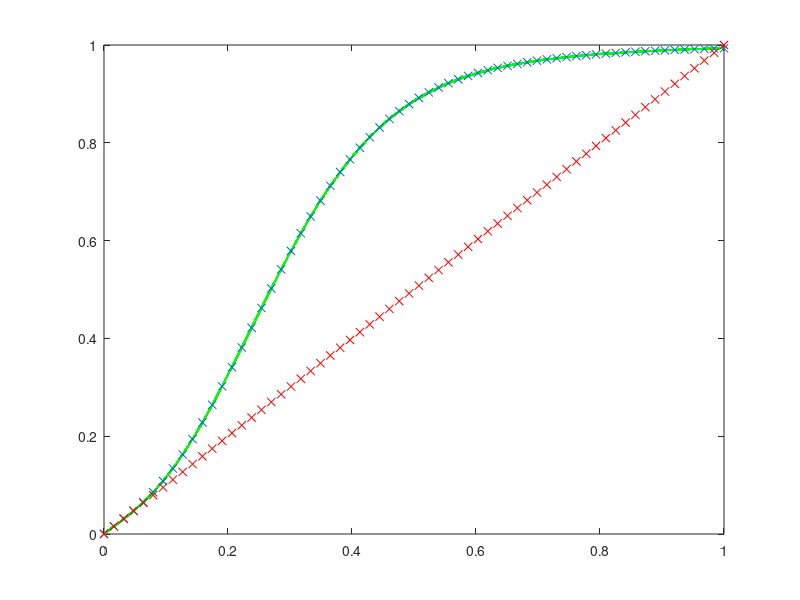

Recreate this plot in MATLAB. (Note: this script raises an error after producing the figure.)
%This script generates the lookup tables used in the distortion effect. 
%The distortion effect is realized by approximating the nonlinear transfer
%function by a piecewise linear transfer function. To achieve this, the
%transfer function is sampled in 64 equidistant points. The value inbetween
%those points is then interpolated from the nearest sampling point and the
%slope of the transfer functions curve at that point.

%Define the expected transfer function
t2 = @(x, a, b, c, d, e) (-b.*exp(-x./a) + c) .* (1-d*exp(-x.^2/(2*e^2)));
gauss = @(x, d, e) (1-d*exp(-x.^2/(2*e^2)));

v = linspace(0, 1, 64); %We'll have 64 rows in our lookup tables
x = linspace(0, 1, 2^16);
u = t2(v, 0.2, 1, 1, 0.8, 0.2); %Calculate the value of the transfer function at the sampling points
%u = gauss(v, 0.8, 0.2); %Alternative transfer function

ud2 = [(diff(u) ./ diff(v)) 0]; %Calculate the slope at those sampling points for use when interpolating
ud3 = round(ud2*16)/16; %Decrease the resolution of the slope to 1/16 since that's the resolution at which it will be processed by the hardware anyway

%Output the lookup table for use in the hardware as a great big case
%statement
for i=1:length(v)
     disp(sprintf('when %d => table_y := %d; table_d := %d; -- t2(%f) = %f, slope = %f', i-1, floor(u(i)*(2^15)),ud3(i)*16, v(i), u(i), ud3(i)));
end;

%Plot the result of what will happen in the hardware
y = x;
for i=1:length(x)
    % find the nearest v value to x;
    index = find(v > x(i), 1) - 1;
    if (~isempty(index))
        %Interpolate
        dx = x(i) - v(index);
        du = ud3(index);
        dy = dx*du;
        y(i) = u(index)+dy;
    end;
end;

%Plot
close all;
plot(x, y, '.g'),  hold on, plot(v, u, 'x'), plot(v, v,'rx'), hold off;


%Feed a sample through the algorithm to hear the processed sound
[x, Fs, bits] = wavread('sample_hard.wav');
y = x;
for i=1:length(x)
    % find the nearest v value to x;
    s = sign(x(i));
    x(i) = abs(x(i))*3;
    index = find(v > x(i), 1) - 1;
    if (~isempty(index))
        %Interpolate
        dx = x(i) - v(index);
        du = ud3(index);
        dy = dx*du;
        y(i) = s*(u(index)+dy);
    end;
    x(i) = s*x(i);
end;
x = x/max(x);
y = y/max(y);
sound(x, Fs);
sound(y, Fs);
wavwrite([y y], Fs, 'distortion.wav');